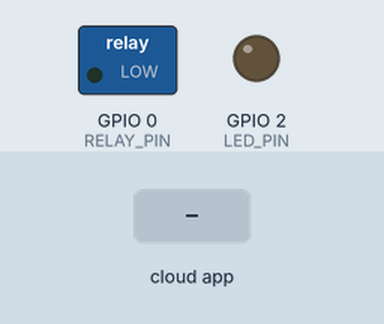
This sketch was run on a simulated ESP8266 (NodeMCU). Parts: switched loads named in the sketch (green lamp = pin HIGH), output pins drawn as LEDs (lit = HIGH). The inputs (shaded band) are chosen by the test bench. WiFi joins after 1.5 s; servers stay silent unless stated; what the sketch prints to the serial monitor is not drawn.

Above: at 2.7 s.
2.8 s: the phone or cloud app sets ESP.Lampe to 0
At 4.0 s:
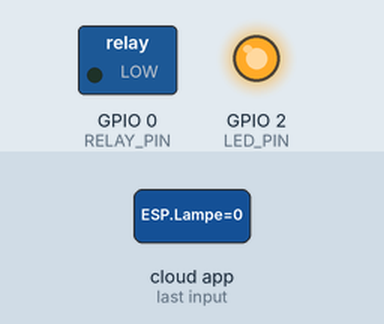
4.3 s: the phone or cloud app sets ESP.Lampe to 1
At 5.2 s:
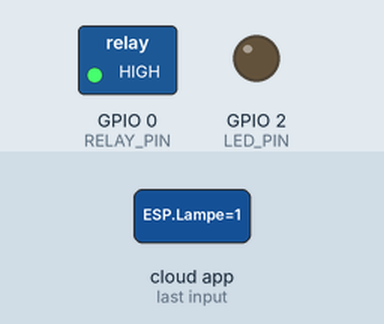
Timing chart, 0 to 7.3 s (numbered marks = the images above; inputs shaded):
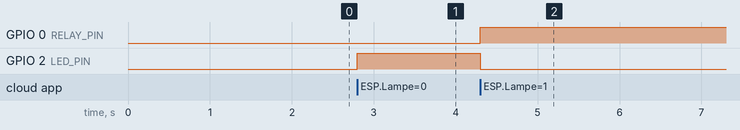

The sketch:

AlexaRelais.ino
```cpp
/**
   ESP01 Relais with Alexa

   For ESP8266/ESP32 with ESP01 and Relais Board
   Additionally you can switch on OTA


   Libs:
   Basis is the example form fauxmo https://bitbucket.org/xoseperez/fauxmoesp
   Additional Requirements:

   fouxmoESP https://bitbucket.org/xoseperez/fauxmoesp/src/master/

   ESP8266: ESPAsyncTCP  https://github.com/me-no-dev/ESPAsyncTCP
   ESP32:   AsyncTCP     https://github.com/me-no-dev/AsyncTCP

   For further information see also
   http://www.fambach.net if you want

   GPLv3
*/

#include <Arduino.h>
#ifdef ESP32
#include <WiFi.h>
#else
#include <ESP8266WiFi.h>
#endif
#include "fauxmoESP.h"

// define your SSID and password for your WIFI network
//#define WIFI_SSID "TEST"
//#define WIFI_PASS "TEST123456789"

#define WIFI_SSID "YOUR_SSID"
#define WIFI_PASS "YOUR_WIFI_PASSWORD"

fauxmoESP fauxmo;

// -----------------------------------------------------------------------------

#define SERIAL_BAUDRATE   115200
#define RELAY_PIN         0
#define RELAY_ID          "ESP Lampe"
#define LED_PIN           BUILTIN_LED
#define OTA_ENABLED       // enable over the air update


// -----------------------------------------------------------------------------
// Wifi
// -----------------------------------------------------------------------------

#ifdef OTA_ENABLED
#include <ArduinoOTA.h>
#endif

void wifiSetup() {

  // Set WIFI module to STA mode
  WiFi.mode(WIFI_STA);

  // Connect
  Serial.printf("[WIFI] Connecting to %s ", WIFI_SSID);
  WiFi.begin(WIFI_SSID, WIFI_PASS);

  // Wait
  while (WiFi.status() != WL_CONNECTED) {
    Serial.print(".");
    delay(100);
  }
  Serial.println();

  // Connected!
  Serial.printf("[WIFI] STATION Mode, SSID: %s, IP address: %s\n", WiFi.SSID().c_str(), WiFi.localIP().toString().c_str());

  // Here starts the OTA configuration-----------------------------------------------------------------------------
#ifdef OTA_ENABLED
  ArduinoOTA.onStart([]() {
    String type;
    if (ArduinoOTA.getCommand() == U_FLASH)
      type = "sketch";
    else // U_SPIFFS
      type = "filesystem";

    // NOTE: if updating SPIFFS this would be the place to unmount SPIFFS using SPIFFS.end()
    Serial.println("Start updating " + type);
  });
  ArduinoOTA.onEnd([]() {
    Serial.println("\nEnd");
  });
  ArduinoOTA.onProgress([](unsigned int progress, unsigned int total) {
    Serial.printf("Progress: %u%%\r", (progress / (total / 100)));
  });
  ArduinoOTA.onError([](ota_error_t error) {
    Serial.printf("Error[%u]: ", error);
    if (error == OTA_AUTH_ERROR) Serial.println("Auth Failed");
    else if (error == OTA_BEGIN_ERROR) Serial.println("Begin Failed");
    else if (error == OTA_CONNECT_ERROR) Serial.println("Connect Failed");
    else if (error == OTA_RECEIVE_ERROR) Serial.println("Receive Failed");
    else if (error == OTA_END_ERROR) Serial.println("End Failed");
  });

  ArduinoOTA.setHostname(RELAY_ID);
  ArduinoOTA.begin();

#endif
// OTA END-----------------------------------------------------------------------------


}

void setup() {

  // Init serial port and clean garbage
  Serial.begin(SERIAL_BAUDRATE);
  Serial.println();
  Serial.println();

  // LEDs
  pinMode(RELAY_PIN, OUTPUT);
  digitalWrite(RELAY_PIN, LOW);

  pinMode(LED_PIN, OUTPUT);
  digitalWrite(LED_PIN, LOW);

  // Wifi
  wifiSetup();

  // By default, fauxmoESP creates it's own webserver on the defined port
  // The TCP port must be 80 for gen3 devices (default is 1901)
  // This has to be done before the call to enable()
  fauxmo.createServer(true); // not needed, this is the default value
  fauxmo.setPort(80); // This is required for gen3 devices

  // You have to call enable(true) once you have a WiFi connection
  // You can enable or disable the library at any moment
  // Disabling it will prevent the devices from being discovered and switched
  fauxmo.enable(true);

  // Add virtual devices
  fauxmo.addDevice(RELAY_ID);

  fauxmo.onSetState([](unsigned char device_id, const char * device_name, bool state, unsigned char value) {

    // Callback when a command from Alexa is received.
    // You can use device_id or device_name to choose the element to perform an action onto (relay, LED,...)
    // State is a boolean (ON/OFF) and value a number from 0 to 255 (if you say "set kitchen light to 50%" you will receive a 128 here).
    // Just remember not to delay too much here, this is a callback, exit as soon as possible.
    // If you have to do something more involved here set a flag and process it in your main loop.

    Serial.printf("[MAIN] Device #%d (%s) state: %s value: %d\n", device_id, device_name, state ? "ON" : "OFF", value);

    // Checking for device_id is simpler if you are certain about the order they are loaded and it does not change.
    // Otherwise comparing the device_name is safer.

    if (strcmp(device_name, RELAY_ID) == 0) {
      //digitalWrite(LED_BLUE, state ? HIGH : LOW);
      digitalWrite(RELAY_PIN, state ? HIGH : LOW);
      digitalWrite(LED_PIN, state ? LOW : HIGH);
    }
  });

}

void loop() {

#ifdef OTA_ENABLED
  ArduinoOTA.handle();
#endif

  // Handle events
  fauxmo.handle();
}
```

Measured:
- after the input at 2.8 s, GPIO 2 (LED_PIN): LOW → HIGH at once
- after the input at 4.3 s, GPIO 0 (RELAY_PIN): LOW → HIGH at once; GPIO 2 (LED_PIN): HIGH → LOW at once
